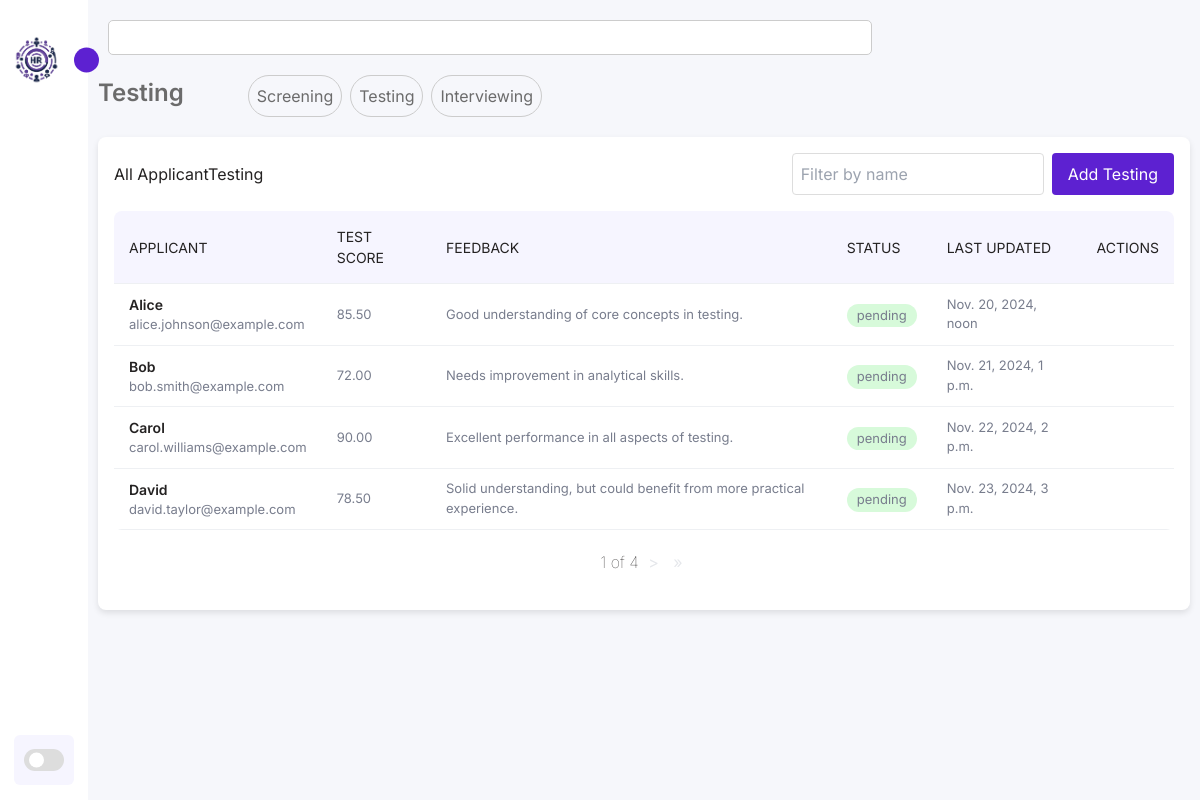
/recrut_screening/applicant_testing/, run on the app's committed database.
### recrut_screening/models.py (models this page shows, shortened)
class ApplicantTesting(models.Model):
    applicant = models.ForeignKey(Applicant, on_delete=models.CASCADE, related_name='testings')
    screening = models.OneToOneField(ApplicantScreening, on_delete=models.CASCADE)
    test_score = models.DecimalField(max_digits=4, decimal_places=2, null=True, blank=True)
    status = models.CharField(max_length=20, choices=[
         ('pending', 'Pending'),
        ('approved', 'Approved'),
        ('rejected', 'Rejected'),
    ], default='pending')
    feedback = models.TextField(blank=True, null=True)
    last_updated = models.DateTimeField(auto_now=True)

### recrut_applicant/models.py (models this page shows, shortened)
class Applicant(models.Model):
    first_name = models.CharField(max_length=100)
    last_name = models.CharField(max_length=100)
    email = models.EmailField(unique=True)
    phone = models.CharField(max_length=20, blank=True, null=True)
    resume = models.FileField(upload_to='resumes/', blank=True, null=True)
    cover_letter = models.FileField(upload_to='cover_letters/', blank=True, null=True)
    portfolio = models.FileField(upload_to='portfolios/', blank=True, null=True)
    salary = models.DecimalField(max_digits=10, decimal_places=2)
    application_date = models.DateField(auto_now_add=True)
    status = models.CharField(max_length=50, choices=[('pending', 'Pending'), ('interview', 'Interview'), ('hired', 'Hired'), ('rejected', 'Rejected')], default='pending')
    image = models.ImageField(upload_to='applicant_images/', null=True, blank=True)
    about = models.TextField()
    education = models.TextField()
    skills  = models.CharField(max_length=500, null=True)
    interactions = models.TextField(blank=True, null=True)

### recrut_screening/views.py (the view)
# urls.py: path('applicant_testing/', views.applicant_testing_list, name='applicant_testing_list'),
def applicant_testing_list(request):
    testings = ApplicantTesting.objects.all()
    status_filter = request.GET.get('status')
    if status_filter:
        testings = testings.filter(status=status_filter)
    paginator = Paginator(testings, 4)
    page_number = request.GET.get('page')
    testings_page = paginator.get_page(page_number)
    return render(request, 'applicant_testing/applicant_testing_list.html', {
        'testings': testings_page,
    })

### recrut_screening/templates/applicant_testing/applicant_testing_list.html (shortened to what this page needs)
{% extends 'base_generic.html' %}
{% load static %}
{% block extra_styles %}
    <link rel="stylesheet" href="{% static 'css/lists.css' %}">
    <link rel="stylesheet" href="{% static 'css/modal.css' %}">
{% endblock %}
{% block content %}
<section class="main-title">
    <h1>Testing</h1>
    <div class="buttons">
        <a class="sub-item" href="{% url 'applicant_screening_list' %}">Screening</a>
        <a class="sub-item" href="{% url 'applicant_testing_list' %}">Testing</a>
        <a class="sub-item" href="{% url 'applicant_interviewing_list' %}">Interviewing</a>
    </div>
</section>
<div class="card">
    <div class="card-header">
        <h2>All ApplicantTesting</h2>
        <div class="filters">
            <input type="search" placeholder="Filter by name" class="filter-input" />
            <button class="btn_add"><a href="{% url 'applicant_testing_create' %}">Add Testing</a></button>
        </div>
    </div>
    <div class="board">
        <table width="100%">
            <thead>
                <tr>
                    <td>Applicant</td>
                    <td>Test Score</td>
                    <td>Feedback</td>
                    <td>Status</td>
                    <td>Last Updated</td>
                    <td>Actions</td>
                </tr>
            </thead>
            <tbody>
                {% for testing in testings %}
                <tr>
                    <td class="people">
                        <div class="">
                            <h5>{{ testing.applicant.first_name}}</h5>
                            <p>{{ testing.applicant.email }}</p>
                        </div>
                    </td>
                    <td >
                        <p>{{ testing.test_score }}</p>
                    </td>
                    <td >
                        <p>{{ testing.feedback }}</p>
                    </td>
                    <td class="active">
                        <p>{{ testing.status }}</p>
                    </td>
                    <td >
                        <p>{{ testing.last_updated  }}</p>
                    </td>
                    <td class="table-icons">
                    </td>
                </tr>
                {% endfor %}
            </tbody>
        </table>
    </div>
    <div class="pagination">
        <span class="step-links">
            <span class="current">
                 {{ testings.number }} of {{ testings.paginator.num_pages }}
            </span>
            {% if testings.has_next %}
                <a href="?page={{ testings.next_page_number }}">&gt;</a>
                <a href="?page={{ testings.paginator.num_pages }}"> &raquo;</a>
            {% endif %}
        </span>
    </div>
</div>
{% endblock %}

### static/css/style.css (style rules this page uses)
:root { --color-dark: #1D2231; --text-grey: #8390A2; --bg-body: #f6f7fb; --bg-main: #ffffff; --main-color: #5d21d1; --text-white: #ffffff; --body-color: #E4E9F7; --sidebar-color: #FFF; --primary-color: #5d21d1; --primary-color-light: #F6F5FF; --toggle-color: #DDD; --text-color: #242222; --tran-03: all 0.2s ease; --tran-04: all 0.3s ease; --tran-05: all 0.3s ease; }
* { padding: 0; margin: 0; box-sizing: border-box; list-style-type: none; text-decoration: none; font-family: 'Inter', sans-serif; }
body { height: 100vh; background: var(--bg-body); margin: 1rem 3rem; }
.main-title { display: flex; gap: 4rem; margin-bottom: 20px; }
.main-title h1 { font-size: 20px; font-weight: 600; color: #6b6b6b; }
.buttons { display: flex; gap: 0.5rem; }
.buttons .sub-item { background: transparent; padding: 0.5rem 0.5rem; border: solid 1px #ccc; border-radius: 30px; color: #6b6b6b; }
.pagination { margin: 20px 0; text-align: center; color: var(--text-color); }
.step-links a { margin: 0 5px; text-decoration: none; color: #e5e7eb; }
.step-links .current { font-weight: lighter; }

### static/css/lists.css (style rules this page uses)
.card { background-color: var(--bg-main); border-radius: 8px; box-shadow: 0 3px 6px rgba(0, 0, 0, 0.1); padding: 1rem; margin-bottom: 1rem; width: 100%; max-width: 100%; }
.card-header { display: flex; justify-content: space-between; align-items: center; margin-bottom: 1rem; color: var(--text-color); }
.filters { display: flex; gap: 0.5rem; }
.filter-input, .filter-select { padding: 0.5rem; border: 1px solid #ddd; border-radius: 4px; }
.btn_add { padding: 0.2rem 1rem; border-radius: 4px; border: none; background-color: var(--main-color); color: var(--text-white); cursor: pointer; }
.board { width: 100%; overflow: auto; background: #fff; border-radius: 8px; }
.board h5 { font-weight: 600; font-size: 14px; }
.board p { font-weight: 400; font-size: 13px; color: #787d8d; }
.board .people { display: flex; justify-self: flex-start; align-items: center; text-align: start; }
table { border-collapse: collapse; width: 100%; }
tr { border-bottom: 1px solid #eef0f3; }
thead td { font-size: 14px; text-transform: uppercase; font-weight: 400; background: #F9FAFB; text-align: start; padding: 15px; }
tbody tr td { padding: 10px 15px; }
.active p { background: #d7fada; padding: 2px 10px; display: inline-block; border-radius: 40px; color: #2b2b2b; }
table { border-collapse: collapse; }
thead td { font-size: 12px; text-transform: uppercase; font-weight: 400; background: #F9FAFB; text-align: start; padding: 10px; }
tbody tr td { padding: 10px 10px; }
table { border-collapse: collapse; width: 100%; background-color: var(--bg-main); color: var(--text-color); }
thead td { font-size: 14px; text-transform: uppercase; font-weight: 400; background: var(--primary-color-light); text-align: start; padding: 15px; }

### static/css/modal.css (style rules this page uses)
h1 { font-size: 24px !important; }
p { font-size: 14px; color: #787d8d; }

### data on the page
ApplicantTesting: applicant.first_name "Alice", applicant.email "alice.johnson@example.com", test_score "85.50", feedback "Good understanding of core concepts in testing.", status "pending", last_updated "Nov. 20, 2024, noon"
ApplicantTesting: applicant.first_name "Bob", applicant.email "bob.smith@example.com", test_score "72.00", feedback "Needs improvement in analytical skills.", status "pending", last_updated "Nov. 21, 2024, 1 p.m."
ApplicantTesting: applicant.first_name "Carol", applicant.email "carol.williams@example.com", test_score "90.00", feedback "Excellent performance in all aspects of testing.", status "pending", last_updated "Nov. 22, 2024, 2 p.m."
ApplicantTesting: applicant.first_name "David", applicant.email "david.taylor@example.com", test_score "78.50", feedback "Solid understanding, but could benefit from more practical experience.", status "pending", last_updated "Nov. 23, 2024, 3 p.m."

### other printed values
{{ testings.number }} "1"
{{ testings.paginator.num_pages }} "4"
